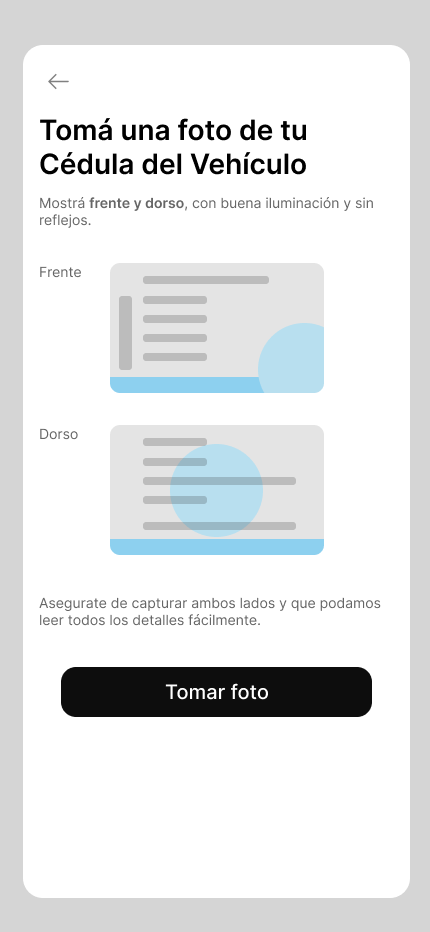
#> input picture VNR-Business-Portal/CAPTURAS-FIGMA/cadete/Foto cédula.png, 430 x 932 px
$ python flood_fill_remove.py '../CAPTURAS-FIGMA/cadete/Foto cédula.png' out.png
#> lines starting #> are read from the running program, lines starting #| are printed output that depends on the picture; after the words box and inside, x2 and y2 are one past the last pixel; in counts of white or black regions, pixels touching at a corner belong together
#!/usr/bin/env python3
"""
Remoción de fondo usando flood fill desde los bordes.
Más preciso para logos con colores similares al fondo.
"""

import sys
from PIL import Image
import numpy as np
from collections import deque

def get_neighbors(x, y, width, height):
    """Obtiene los vecinos de un pixel."""
    neighbors = []
    for dx, dy in [(-1, 0), (1, 0), (0, -1), (0, 1), (-1, -1), (-1, 1), (1, -1), (1, 1)]:
        nx, ny = x + dx, y + dy
        if 0 <= nx < width and 0 <= ny < height:
            neighbors.append((nx, ny))
    return neighbors


def color_distance(c1, c2):
    """Calcula la distancia euclidiana entre dos colores."""
    return np.sqrt(sum((a - b) ** 2 for a, b in zip(c1, c2)))


def flood_fill_background(img_array, tolerance=35):
    """
    Usa flood fill desde los bordes para identificar el fondo.
    """
    height, width = img_array.shape[:2]
    visited = np.zeros((height, width), dtype=bool)
    is_background = np.zeros((height, width), dtype=bool)

    # Obtener el color de referencia del fondo (esquina superior izquierda)
    # Promedio de algunos pixeles de la esquina
    corner_colors = []
    for y in range(min(10, height)):
        for x in range(min(10, width)):
            corner_colors.append(img_array[y, x, :3])

    bg_color = np.mean(corner_colors, axis=0)
    print(f"Color de fondo detectado: RGB{tuple(int(c) for c in bg_color)}")

    # Cola para BFS desde todos los bordes
    queue = deque()

    # Añadir todos los pixeles de los bordes
    for x in range(width):
        queue.append((x, 0))           # Borde superior
        queue.append((x, height - 1))  # Borde inferior
    for y in range(height):
        queue.append((0, y))           # Borde izquierdo
        queue.append((width - 1, y))   # Borde derecho

    print("Ejecutando flood fill desde bordes...")
    processed = 0

    while queue:
        x, y = queue.popleft()

        if visited[y, x]:
            continue

        visited[y, x] = True
        pixel_color = img_array[y, x, :3]
        dist = color_distance(pixel_color, bg_color)

        if dist < tolerance:
            is_background[y, x] = True
            processed += 1

            # Añadir vecinos
            for nx, ny in get_neighbors(x, y, width, height):
                if not visited[ny, nx]:
                    queue.append((nx, ny))

    print(f"  Pixeles de fondo detectados: {processed}")
    return is_background


def remove_background_flood(input_path, output_path):
    """
    Proceso principal de remoción de fondo.
    """
#> called with input_path = '../CAPTURAS-FIGMA/cadete/Foto cédula.png', output_path = 'out.png'
    print(f"Cargando: {input_path}")

    # Cargar imagen
    img = Image.open(input_path)
#> img is the input picture: PIL image 430x932 RGBA; mean R, G, B, A 228, 230, 230.8, 255

    # Escalar a HD
    original_size = (img.width, img.height)
#> original_size = (430, 932)
    if img.width < 2000:
        scale = max(2, 2000 // img.width)
#> scale = 4
        new_size = (img.width * scale, img.height * scale)
#> new_size = (1720, 3728)
        img = img.resize(new_size, Image.Resampling.LANCZOS)
#> img: PIL image 1720x3728 RGBA
        print(f"Escalado a: {img.width}x{img.height}")
#| Escalado a: 1720x3728

    # Convertir a RGBA
    img = img.convert('RGBA')
    data = np.array(img)

    # Detectar fondo con flood fill
    is_background = flood_fill_background(data, tolerance=40)
#> after the loop in flood_fill_background, `for y in range(min(10, height)):`: corner_colors = 100 items, first 6: [213, 213, 213], [213, 213, 213], [213, 213, 213], [213, 213, 213], [213, 213, 213], [213, 213, 213]
#> in flood_fill_background, `bg_color = np.mean(corner_colors, axis=0)`: bg_color = [213, 213, 213]
#| Color de fondo detectado: RGB(213, 213, 213)
#> after the loop in flood_fill_background, `while queue:`:
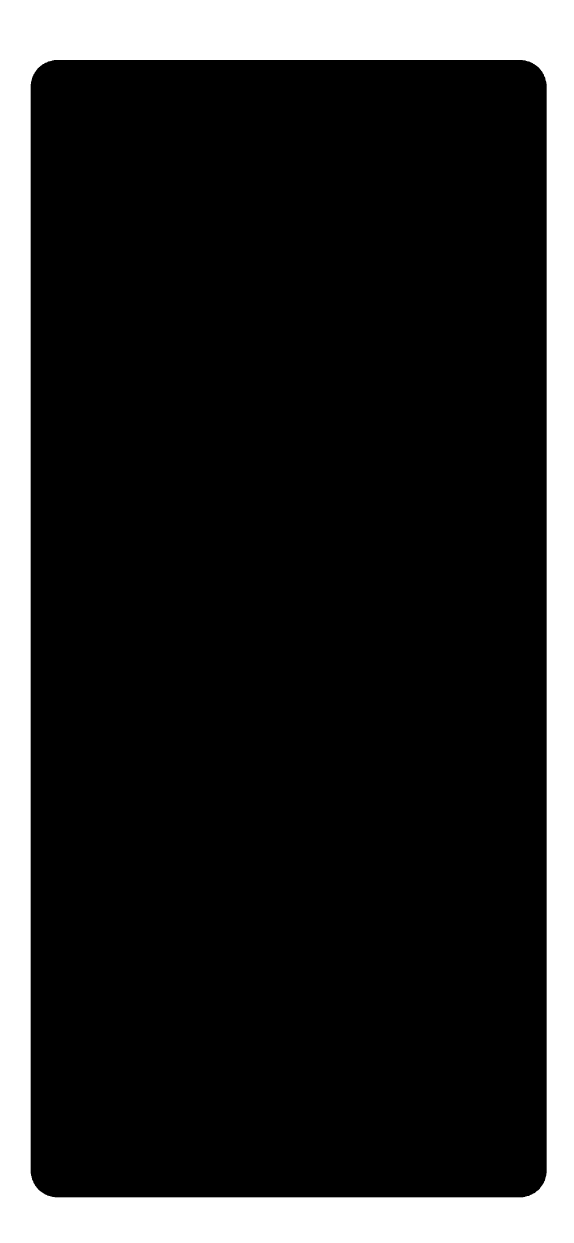
#> is_background: shape (3728, 1720) bool (shown at 1/3 size); 17.7% white; 1 white region, box (x1, y1, x2, y2) and area: (0, 0, 1720, 3728) 1135955
#> after the loop in flood_fill_background, `while queue:`:
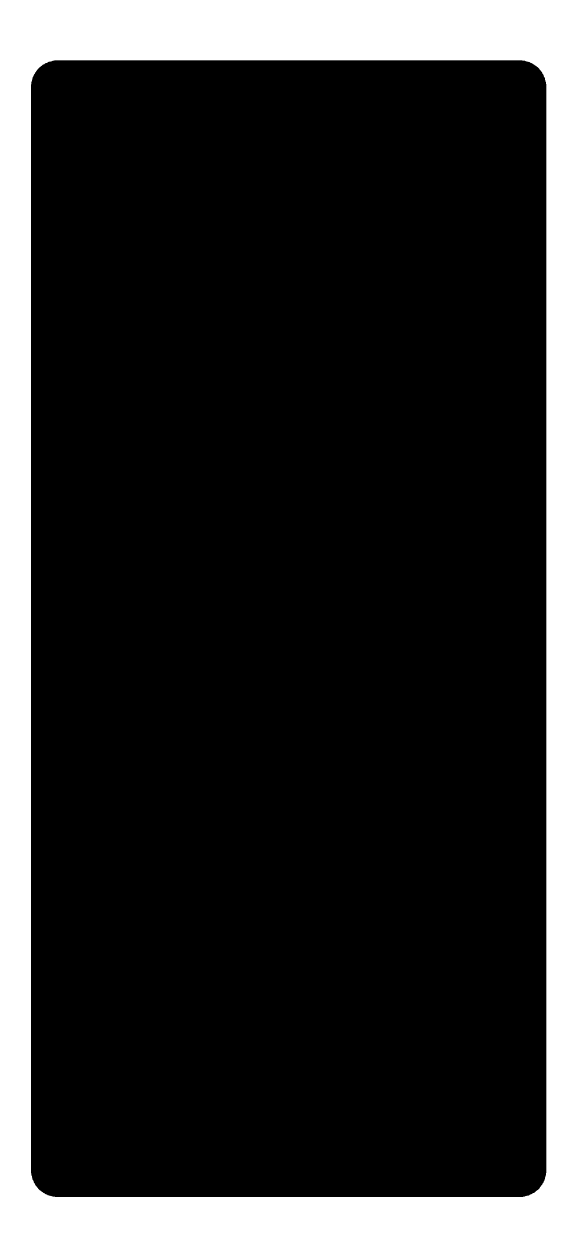
#> visited: shape (3728, 1720) bool (shown at 1/3 size); 17.9% white; 1 white region, box (x1, y1, x2, y2) and area: (0, 0, 1720, 3728) 1145871
#> after the loop in flood_fill_background, `while queue:`: processed = 1135955
#|   Pixeles de fondo detectados: 1135955

    # Aplicar transparencia
    print("Aplicando transparencia...")
    alpha = np.where(is_background, 0, 255).astype(np.uint8)

    # Suavizar bordes del alpha
    print("Suavizando bordes...")
    from scipy import ndimage

    # Aplicar un pequeño blur al alpha para suavizar bordes
    alpha_float = alpha.astype(float)
    alpha_smooth = ndimage.gaussian_filter(alpha_float, sigma=1.5)
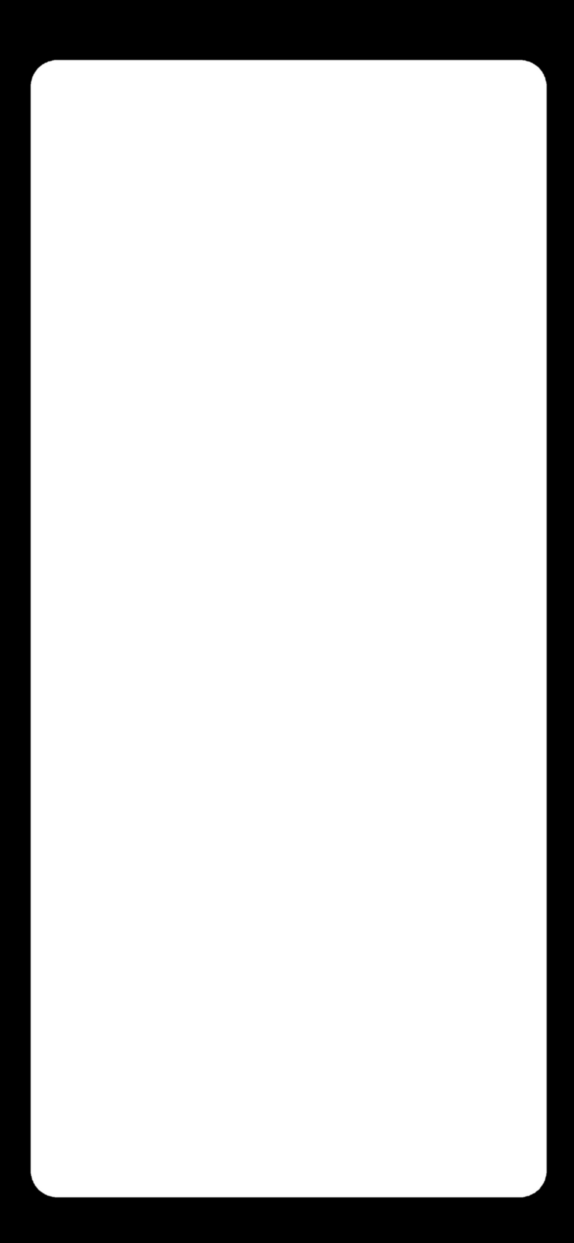
#> alpha_smooth: shape (3728, 1720) float64 (shown at 1/3 size); min 0, max 255, mean 209.8

    # Threshold para mantener bordes definidos pero suaves
    alpha_final = np.where(alpha_smooth > 200, 255,
                          np.where(alpha_smooth < 50, 0, alpha_smooth))
    alpha_final = alpha_final.astype(np.uint8)

    data[:, :, 3] = alpha_final
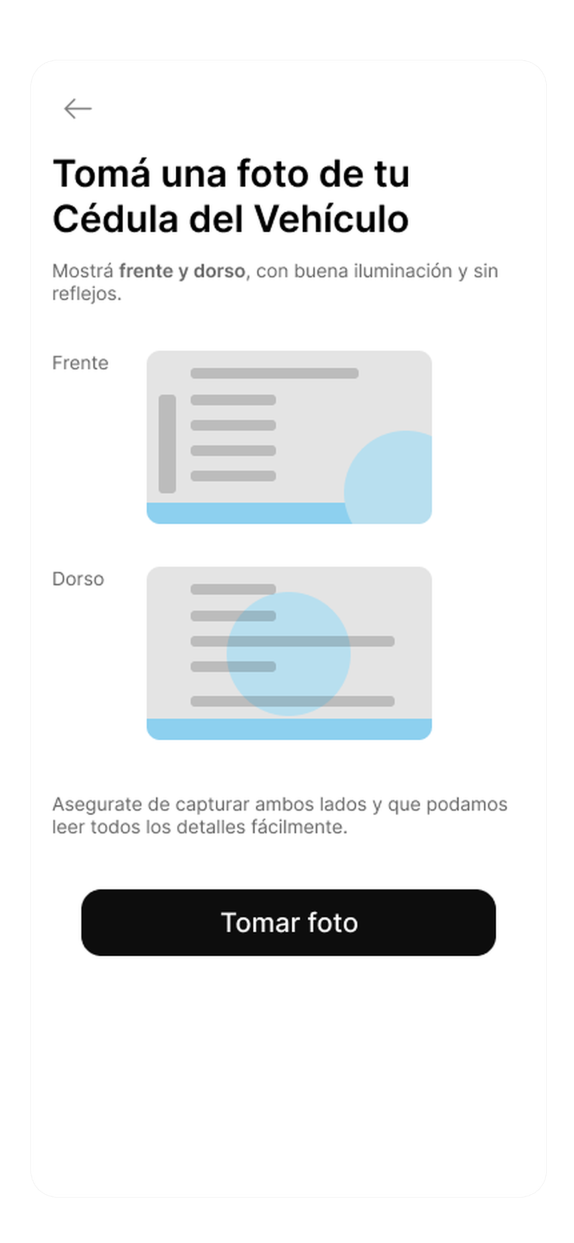
#> data: shape (3728, 1720, 4) (shown at 1/3 size); mean R, G, B, A 227.9, 229.9, 230.7, 209.8; transparent parts drawn white

    # Crear imagen resultante
    result = Image.fromarray(data)

    # Recortar bordes transparentes
    print("Recortando...")
    bbox = result.getbbox()
#> bbox = (91, 179, 1641, 3593)
    if bbox:
        margin = 30
        bbox = (
            max(0, bbox[0] - margin),
            max(0, bbox[1] - margin),
            min(result.width, bbox[2] + margin),
            min(result.height, bbox[3] + margin)
        )
#> bbox = (61, 149, 1671, 3623)
        result = result.crop(bbox)
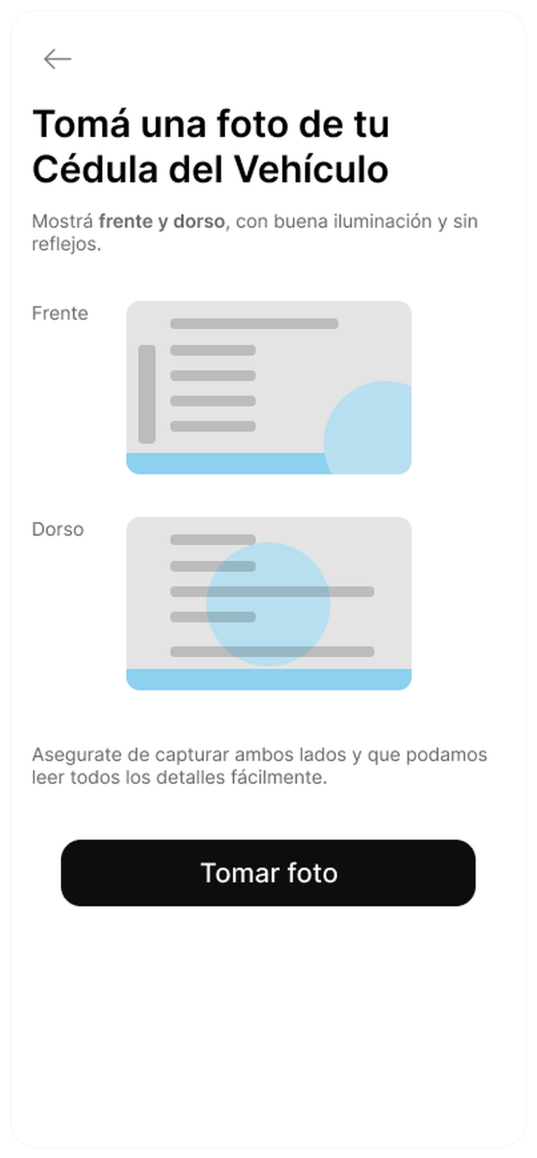
#> result: PIL image 1610x3474 RGBA (shown at 1/3 size); mean R, G, B, A 230, 232.3, 233.3, 240.5; transparent parts drawn white

    # Guardar
    print(f"Guardando: {output_path}")
    result.save(output_path, 'PNG', optimize=True)

    print(f"\n✓ Completado!")
    print(f"  Resolución final: {result.width}x{result.height}")
#|   Resolución final: 1610x3474

    return output_path


if __name__ == "__main__":
    input_path = sys.argv[1] if len(sys.argv) > 1 else "/Users/dylanagostini/Desktop/logo-vnr.jpeg"
    output_path = sys.argv[2] if len(sys.argv) > 2 else "/Users/dylanagostini/Desktop/logo-vnr-clean.png"

    remove_background_flood(input_path, output_path)
